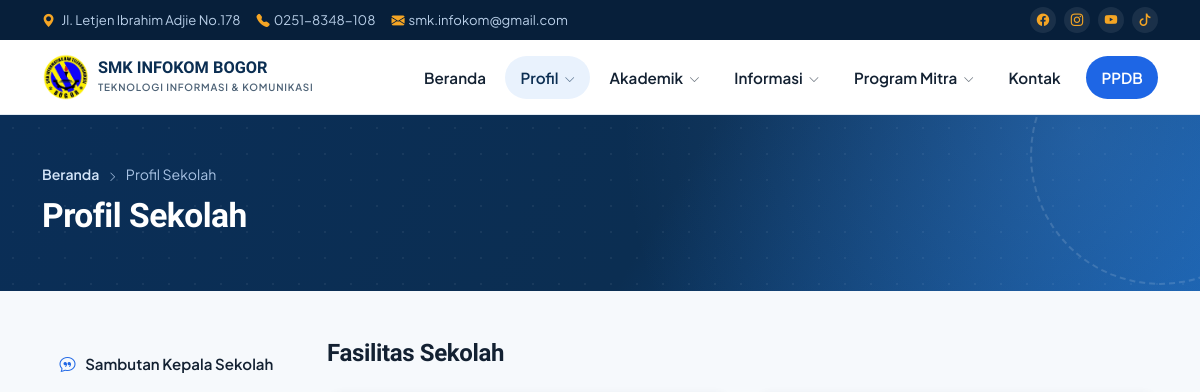
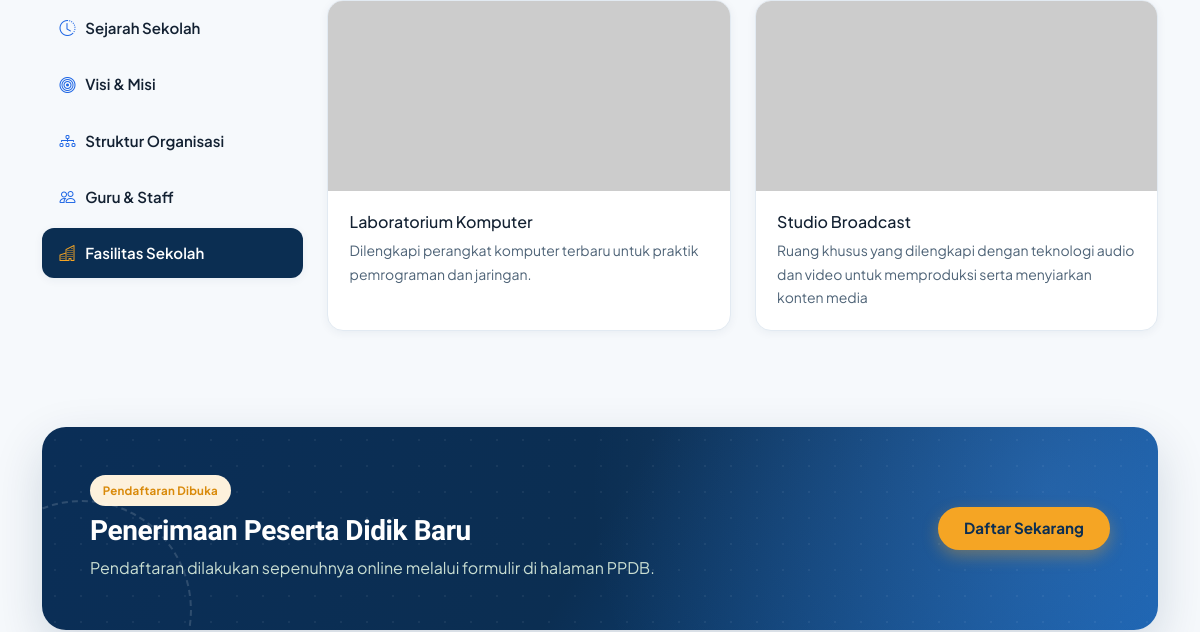
Page /profil.php?jenis=fasilitas (upper part) on the earlier database version (2 pictures, top to bottom).
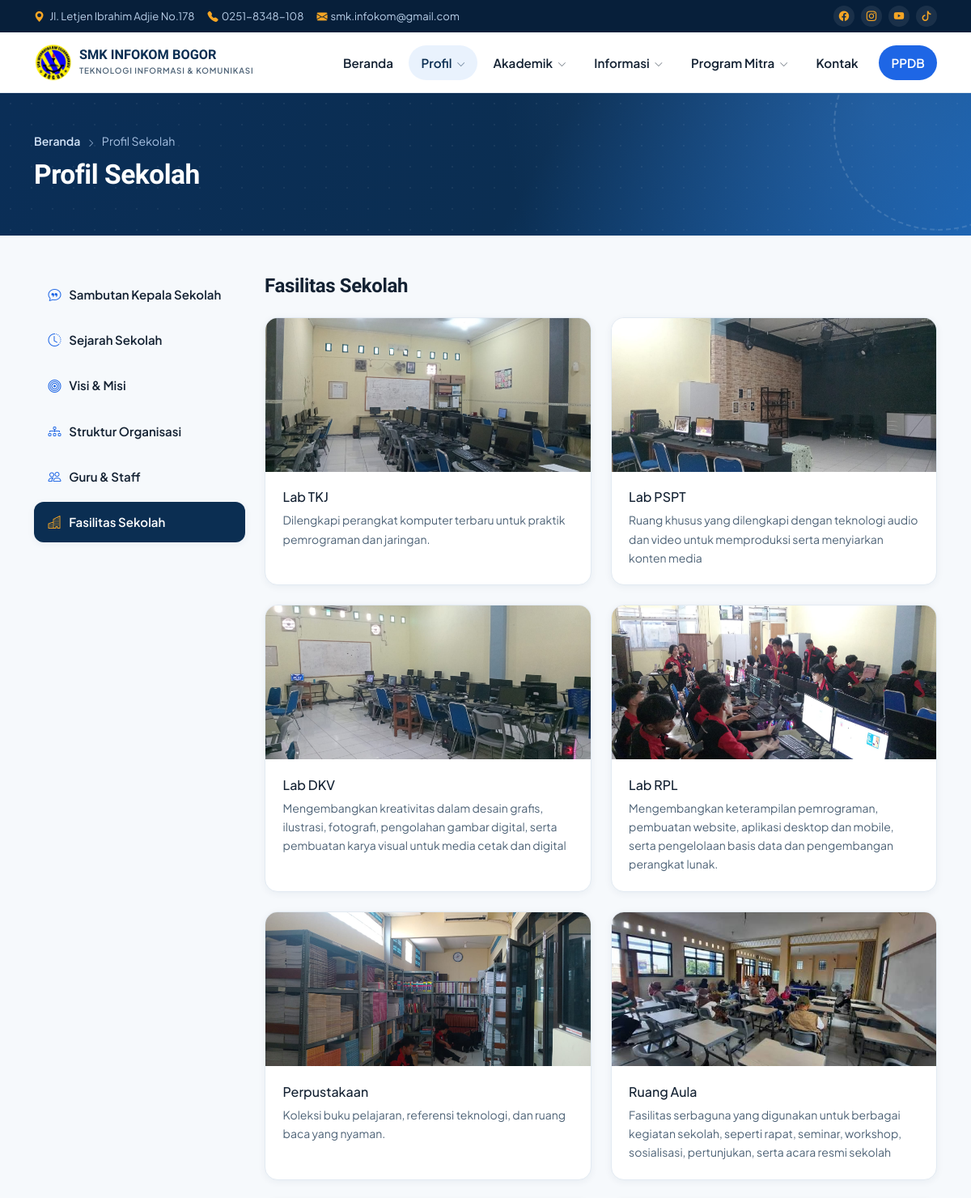
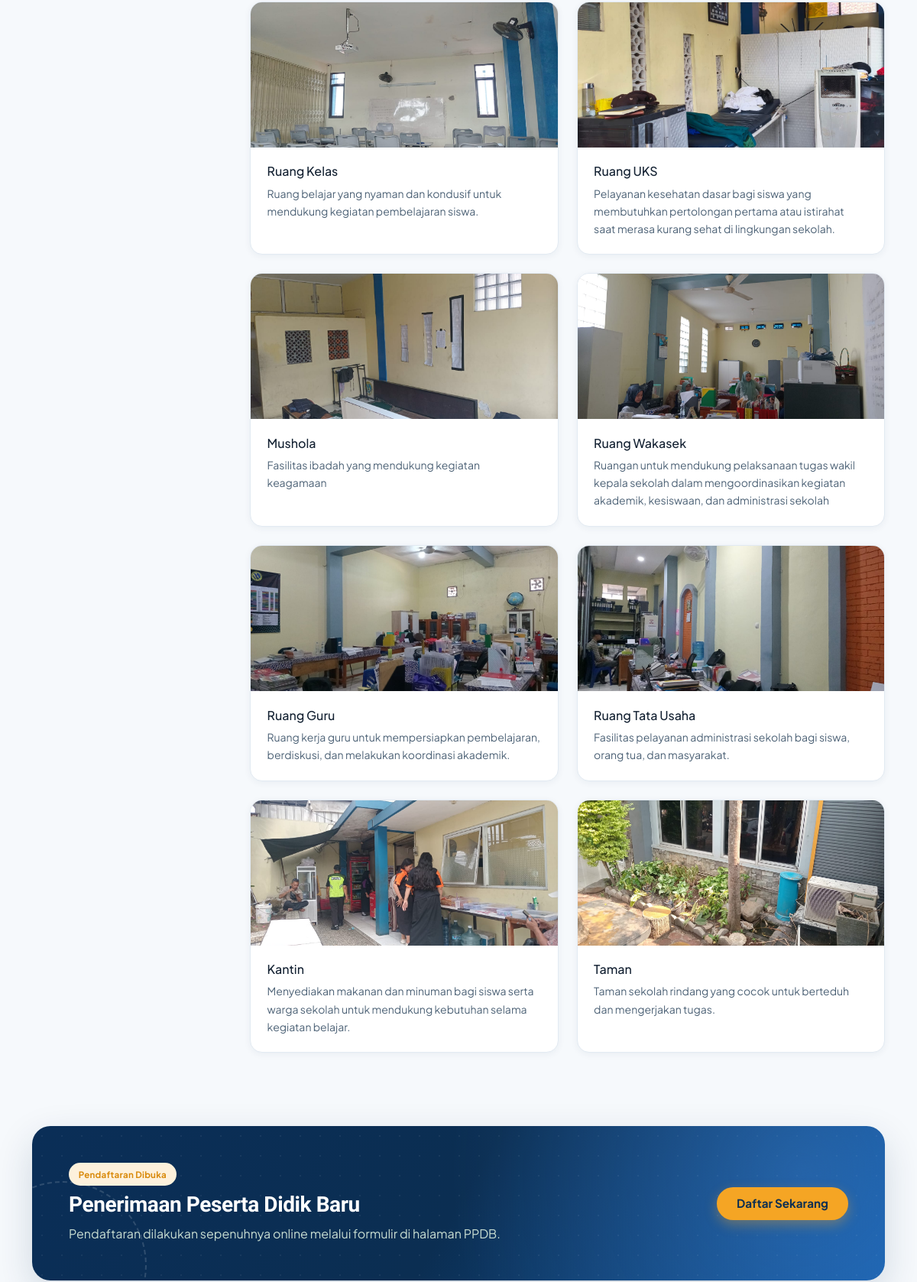
Same page on the later database version (2 pictures, top to bottom).
### tables this page shows
CREATE TABLE `fasilitas` (
  `id` int NOT NULL,
  `nama` varchar(150) NOT NULL,
  `deskripsi` text,
  `gambar` varchar(255) DEFAULT NULL,
  `urutan` int DEFAULT '0',
  `created_at` timestamp NULL DEFAULT CURRENT_TIMESTAMP
);

### profil.php (the view, shortened to what the changed rows need)
<?php
require_once __DIR__ . '/includes/header.php';
$jenisAktif = $_GET['jenis'] ?? 'sejarah';
$daftarJenis = [
    'sambutan'  => ['Sambutan Kepala Sekolah', 'bi-chat-quote'],
    'sejarah'   => ['Sejarah Sekolah', 'bi-clock-history'],
    'visi_misi' => ['Visi & Misi', 'bi-bullseye'],
    'struktur'  => ['Struktur Organisasi', 'bi-diagram-3'],
    'guru'      => ['Guru & Staff', 'bi-people'],
    'fasilitas' => ['Fasilitas Sekolah', 'bi-buildings'],
];
$fasilitasList = [];
if ($jenisAktif === 'struktur') {
    $strukturList = $pdo->query("SELECT * FROM struktur_organisasi ORDER BY urutan ASC, id ASC")->fetchAll();
    $guruStaffSemua = $pdo->query("SELECT * FROM guru_staff ORDER BY urutan ASC, id ASC")->fetchAll();
    $tingkat = ['kepsek' => [], 'wakil' => [], 'kaprog' => [], 'guru' => [], 'staf' => []];
    foreach ($strukturList as $s) {
        $p = [
            'nama'    => $s['nama'],
            'jabatan' => $s['jabatan'],
            'foto'    => 'uploads/struktur/' . ($s['foto'] ?: 'default.jpg'),
        ];
        $j = (string)$s['jabatan'];
        if (stripos($j, 'Kepala Sekolah') !== false && stripos($j, 'Wakil') === false) {
            $tingkat['kepsek'][] = $p;
        } elseif (stripos($j, 'Wakil') !== false) {
            $tingkat['wakil'][] = $p;
        } else {
            $tingkat['staf'][] = $p;
        }
    }
    foreach ($guruStaffSemua as $g) {
        $p = [
            'nama'    => $g['nama'],
            'jabatan' => $g['jabatan'],
            'foto'    => 'uploads/guru/' . ($g['foto'] ?: 'default.jpg'),
        ];
        $j = (string)$g['jabatan'];
        if (stripos($j, 'Kepala Program Keahlian') !== false) {
            $tingkat['kaprog'][] = $p;
        } elseif (preg_match('/staf/i', $j)) {
            $tingkat['staf'][] = $p;
        } else {
            $tingkat['guru'][] = $p;
        }
    }
} elseif ($jenisAktif === 'fasilitas') {
    $fasilitasList = $pdo->query("SELECT * FROM fasilitas ORDER BY urutan ASC, id ASC")->fetchAll();
} elseif ($jenisAktif === 'guru') {
    $guruList = $pdo->query("SELECT * FROM guru_staff ORDER BY urutan ASC, id ASC")->fetchAll();
} else {
    $stmt = $pdo->prepare("SELECT * FROM profil WHERE jenis = ? LIMIT 1");
    $stmt->execute([$jenisAktif]);
    $data = $stmt->fetch();
}
?>
<div class="page-header">
  <div class="container">
    <h1 class="page-title">Profil Sekolah</h1>
  </div>
</div>
<div class="container py-5">
  <div class="row g-4">
    <div class="col-md-3">
      <div class="list-group profile-sidebar">
        <?php foreach ($daftarJenis as $key => $label): ?>
          <a href="profil.php?jenis=<?= $key ?>"
             class="list-group-item list-group-item-action <?= $jenisAktif === $key ? 'active' : '' ?>">
            <i class="bi <?= $label[1] ?>"></i><?= htmlspecialchars($label[0]) ?>
          </a>
        <?php endforeach; ?>
      </div>
    </div>
    <div class="col-md-9">
      <?php if ($jenisAktif === 'struktur'): ?>
        <h4 class="mb-2">Struktur Organisasi Sekolah</h4>
        <p class="text-muted-ink small mb-4">Urutan jabatan dari atas ke bawah: Kepala Sekolah, Wakil Kepala Sekolah, dan Staf / Tenaga Kependidikan.</p>
        <?php
        $adaKonten = false;
        foreach (['kepsek', 'wakil', 'staf'] as $tTingkat) { if (count($tingkat[$tTingkat]) > 0) { $adaKonten = true; break; } }
        $kartuOrg = function (array $p): string {
            return '<div class="org-node">'
                . '<span class="o-jabatan">' . htmlspecialchars($p['jabatan']) . '</span>'
                . '<span class="o-nama">' . htmlspecialchars($p['nama']) . '</span>'
                . '</div>';
        };
        ?>
        <?php if (!$adaKonten): ?>
          <p class="text-muted-ink">Data struktur organisasi belum tersedia.</p>
        <?php else: ?>
        <div class="org-chart">
          <?php if (count($tingkat['kepsek']) > 0): ?>
          <div class="org-node-row">
            <?php foreach ($tingkat['kepsek'] as $pOrg): ?>
              <?= $kartuOrg($pOrg) ?>
            <?php endforeach; ?>
          </div>
          <?php endif; ?>
          <?php if (count($tingkat['wakil']) > 0): ?>
          <div class="org-bus" aria-hidden="true"></div>
          <div class="org-node-row">
            <?php foreach ($tingkat['wakil'] as $pOrg): ?>
              <?= $kartuOrg($pOrg) ?>
            <?php endforeach; ?>
          </div>
          <?php endif; ?>
          <?php if (count($tingkat['staf']) > 0): ?>
          <?php if (count($tingkat['wakil']) > 0 || count($tingkat['kepsek']) > 0): ?>
          <div class="org-bus org-bus-bawah" aria-hidden="true"></div>
          <?php endif; ?>
          <div class="org-node-row org-grid-staf">
            <?php foreach ($tingkat['staf'] as $pOrg): ?>
              <?= $kartuOrg($pOrg) ?>
            <?php endforeach; ?>
          </div>
          <?php endif; ?>
        </div>
        <?php endif; ?>
      <?php elseif ($jenisAktif === 'fasilitas'): ?>
        <div class="row g-4">
          <?php foreach ($fasilitasList as $f): ?>
          <div class="col-md-6">
            <div class="card-editorial h-100">
              <img src="uploads/fasilitas/<?= htmlspecialchars($f['gambar'] ?: 'default.jpg') ?>" alt="<?= htmlspecialchars($f['nama']) ?>"
                   onerror="this.src='https://placehold.co/500x220?text=Fasilitas'">
              <div class="card-body">
                <h6 class="mb-2"><?= htmlspecialchars($f['nama']) ?></h6>
                <p class="small text-muted-ink mb-0"><?= htmlspecialchars($f['deskripsi']) ?></p>
              </div>
            </div>
          </div>
          <?php endforeach; ?>
        </div>
      <?php endif; ?>
    </div>
  </div>
</div>
<?php require_once __DIR__ . '/includes/footer.php'; ?>

Differences in the rows shown:
changed fasilitas "Dilengkapi perangkat komputer terbaru untuk praktik pemrograman dan jaringan.": gambar: picture added in place of a placeholder; nama "Laboratorium Komputer" → "Lab TKJ"
changed fasilitas: gambar: picture added in place of a placeholder; nama "Studio Broadcast" → "Lab PSPT"
added fasilitas: gambar (picture), nama "Lab DKV", deskripsi "Mengembangkan kreativitas dalam desain grafis, ilustrasi, fotografi, pengolahan gambar digital, serta pembuatan karya visual untuk media cetak dan digital"
added fasilitas: gambar (picture), nama "Lab RPL", deskripsi "Mengembangkan keterampilan pemrograman, pembuatan website, aplikasi desktop dan mobile, serta pengelolaan basis data dan pengembangan perangkat lunak."
added fasilitas: gambar (picture), nama "Perpustakaan", deskripsi "Koleksi buku pelajaran, referensi teknologi, dan ruang baca yang nyaman."
added fasilitas: gambar (picture), nama "Ruang Aula", deskripsi "Fasilitas serbaguna yang digunakan untuk berbagai kegiatan sekolah, seperti rapat, seminar, workshop, sosialisasi, pertunjukan, serta acara resmi sekolah"
added fasilitas: gambar (picture), nama "Ruang Kelas", deskripsi "Ruang belajar yang nyaman dan kondusif untuk mendukung kegiatan pembelajaran siswa."
added fasilitas: gambar (picture), nama "Ruang UKS", deskripsi "Pelayanan kesehatan dasar bagi siswa yang membutuhkan pertolongan pertama atau istirahat saat merasa kurang sehat di lingkungan sekolah."
added fasilitas: gambar (picture), nama "Mushola", deskripsi "Fasilitas ibadah yang mendukung kegiatan keagamaan"
added fasilitas: gambar (picture), nama "Ruang Wakasek", deskripsi "Ruangan untuk mendukung pelaksanaan tugas wakil kepala sekolah dalam mengoordinasikan kegiatan akademik, kesiswaan, dan administrasi sekolah"
added fasilitas: gambar (picture), nama "Ruang Guru", deskripsi "Ruang kerja guru untuk mempersiapkan pembelajaran, berdiskusi, dan melakukan koordinasi akademik."
added fasilitas: gambar (picture), nama "Ruang Tata Usaha", deskripsi "Fasilitas pelayanan administrasi sekolah bagi siswa, orang tua, dan masyarakat."
added fasilitas: gambar (picture), nama "Kantin", deskripsi "Menyediakan makanan dan minuman bagi siswa serta warga sekolah untuk mendukung kebutuhan selama kegiatan belajar."
added fasilitas: gambar (picture), nama "Taman", deskripsi "Taman sekolah rindang yang cocok untuk berteduh dan mengerjakan tugas."
